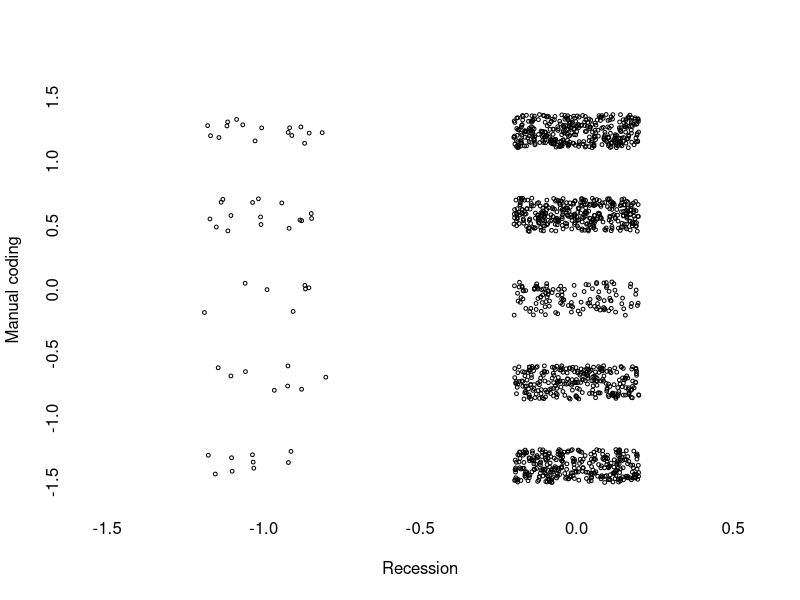
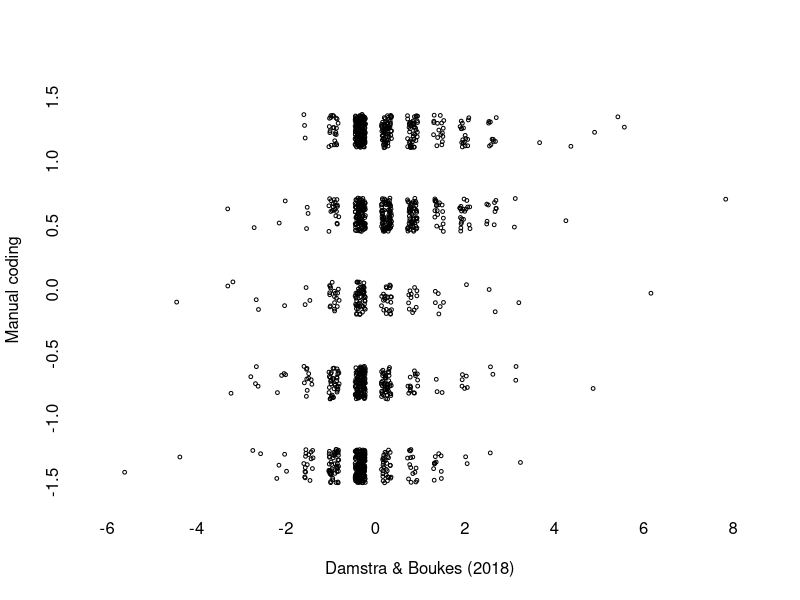
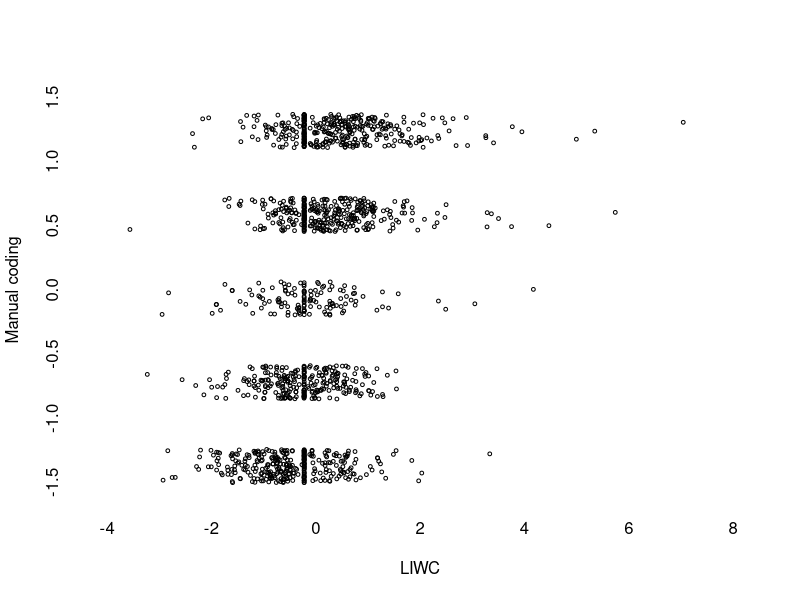
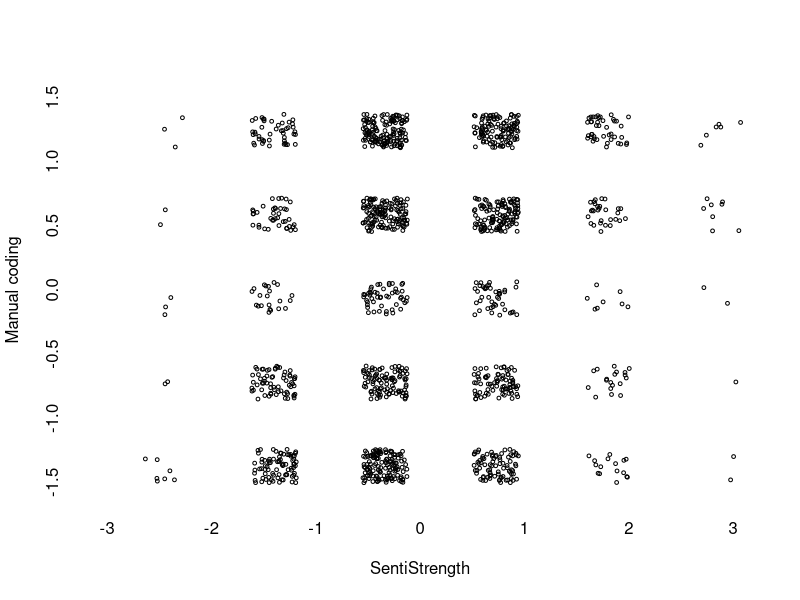
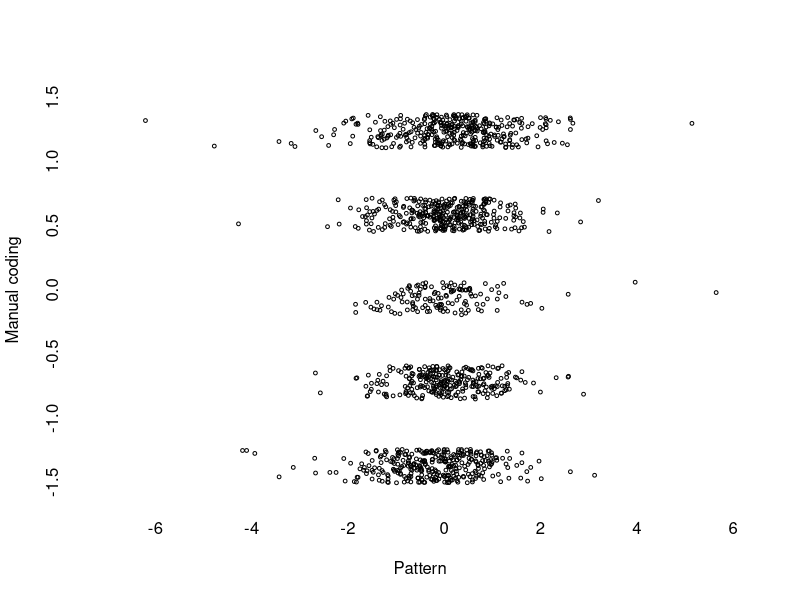
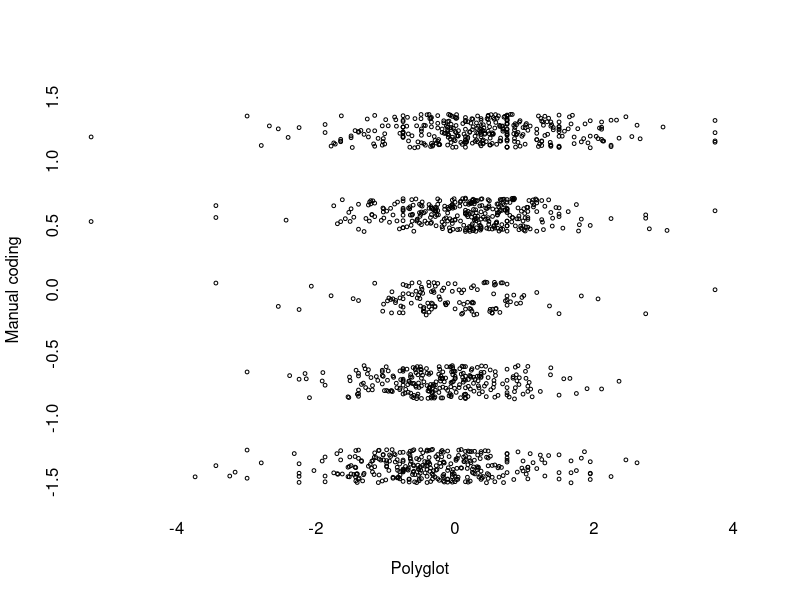
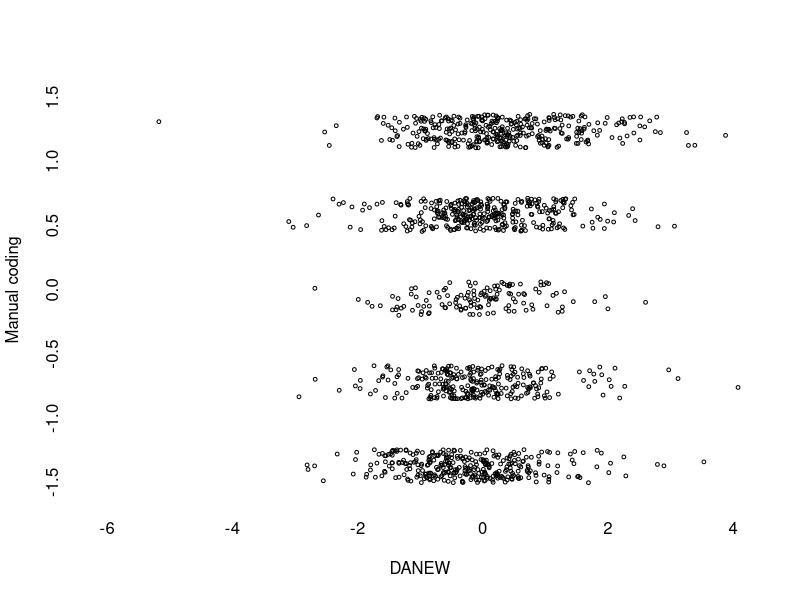
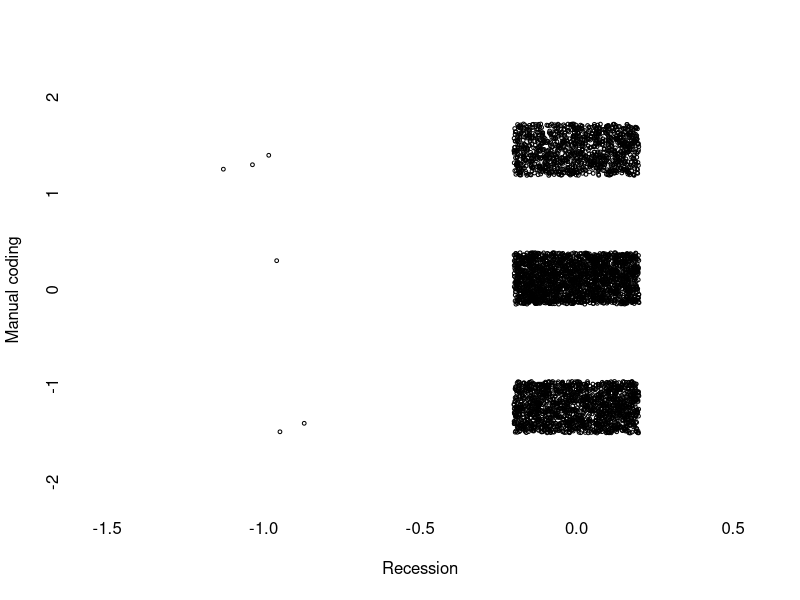

The R source for these figures, in order:
## ---- chunk 1
knitr::opts_chunk$set(echo = TRUE)
## ---- chunk 2
# install.packages("fOptions")
# install.packages("devtools")
# library(devtools) 
# devtools::install_github("hadley/productplots")
setwd(".") 

dataset_title <- read.csv(file = 'kalpha_results_r1/title_for_intercoder.csv', header = TRUE, stringsAsFactors = TRUE)
dataset_text <- read.csv(file = 'kalpha_results_r1/text_for_intercoder.csv', header = TRUE, stringsAsFactors = TRUE)

scatter_title <- read.csv(file= 'scatterplots_r2/title_z-score_for_scatterplots.csv', header = TRUE, stringsAsFactors = TRUE)

scatter_text <- read.csv(file= 'scatterplots_r2/text_z-score_for_scatterplots.csv', header = TRUE, stringsAsFactors = TRUE)

## ---- chunk 3
results_df <- data.frame()
## ---- chunk 4
ratings <- scatter_text[,c("text_gold","text_recessie")]

ppi <- 300
png('scatterplots_r2/text_recessie.png', width=9*ppi, height=6*ppi, res=ppi)
plot(jitter(text_gold)~jitter(text_recessie),data=ratings,bty="n",
    ylim=c(-1.5,1.5),xlim=c(-1.5,0.5),cex=0.5,pty="s",xaxt="n",yaxt="n", xlab="Recession", ylab="Manual coding") 
axis(1,tick=TRUE,col=0)
axis(2,tick=TRUE,col=0)
dev.off()


## ---- chunk 5
ratings <- scatter_text[,c("text_gold","text_boukes")]

ppi <- 300
png('scatterplots_r2/text_boukes.png', width=9*ppi, height=6*ppi, res=ppi)
plot(jitter(text_gold)~jitter(text_boukes),data=ratings,bty="n",
    ylim=c(-1.5,1.5),xlim=c(-6,8),cex=0.5,pty="s",xaxt="n",yaxt="n", xlab="Damstra & Boukes (2018)", ylab="Manual coding") 
axis(1,tick=TRUE,col=0)
axis(2,tick=TRUE,col=0)
dev.off()

## ---- chunk 6
ratings <- scatter_text[,c("text_gold","text_LIWC")]

ppi <- 300
png('scatterplots_r2/text_liwc.png', width=9*ppi, height=6*ppi, res=ppi)
plot(jitter(text_gold)~jitter(text_LIWC),data=ratings,bty="n",
    ylim=c(-1.5,1.5),xlim=c(-4,8),cex=0.5,pty="s",xaxt="n",yaxt="n", xlab="LIWC", ylab="Manual coding") 
axis(1,tick=TRUE,col=0)
axis(2,tick=TRUE,col=0)
dev.off()
## ---- chunk 7
ratings <- scatter_text[,c("text_gold","text_sentistrength")]
ppi <- 300
png('scatterplots_r2/text_senti.png', width=9*ppi, height=6*ppi, res=ppi)
plot(jitter(text_gold)~jitter(text_sentistrength),data=ratings,bty="n",
    ylim=c(-1.5,1.5),xlim=c(-3,3),cex=0.5,pty="s",xaxt="n",yaxt="n", xlab="SentiStrength", ylab="Manual coding") 
axis(1,tick=TRUE,col=0)
axis(2,tick=TRUE,col=0)
dev.off()
## ---- chunk 8
ratings <- scatter_text[,c("text_gold","text_pattern")]
ppi <- 300
png('scatterplots_r2/text_pattern.png', width=9*ppi, height=6*ppi, res=ppi)
plot(jitter(text_gold)~jitter(text_pattern),data=ratings,bty="n",
    ylim=c(-1.5,1.5),xlim=c(-7,6),cex=0.5,pty="s",xaxt="n",yaxt="n", xlab="Pattern", ylab="Manual coding") 
axis(1,tick=TRUE,col=0)
axis(2,tick=TRUE,col=0)
dev.off()
## ---- chunk 9
ratings <- scatter_text[,c("text_gold","text_polyglot")]
ppi <- 300
png('scatterplots_r2/text_polyglot.png', width=9*ppi, height=6*ppi, res=ppi)
plot(jitter(text_gold)~jitter(text_polyglot),data=ratings,bty="n",
    ylim=c(-1.5,1.5),xlim=c(-5,4),cex=0.5,pty="s",xaxt="n",yaxt="n", xlab="Polyglot", ylab="Manual coding") 
axis(1,tick=TRUE,col=0)
axis(2,tick=TRUE,col=0)
dev.off()
## ---- chunk 10
ratings <- scatter_text[,c("text_gold","text_DANEW")]
ppi <- 300
png('scatterplots_r2/text_DANEW.png', width=9*ppi, height=6*ppi, res=ppi)
plot(jitter(text_gold)~jitter(text_DANEW),data=ratings,bty="n",
    ylim=c(-1.5,1.5),xlim=c(-6,4),cex=0.5,pty="s",xaxt="n",yaxt="n", xlab="DANEW", ylab="Manual coding") 
axis(1,tick=TRUE,col=0)
axis(2,tick=TRUE,col=0)
dev.off()
## ---- chunk 11
ratings <- scatter_title[,c("title_gold","title_recessie")]

ppi <- 300
png('scatterplots_r2/title_recessie.png', width=9*ppi, height=6*ppi, res=ppi)
plot(jitter(title_gold)~jitter(title_recessie),data=ratings,bty="n",
    ylim=c(-2,2),xlim=c(-1.5,0.5),cex=0.5,pty="s",xaxt="n",yaxt="n", xlab="Recession", ylab="Manual coding") 
axis(1,tick=TRUE,col=0)
axis(2,tick=TRUE,col=0)
dev.off()


## ---- chunk 12
ratings <- scatter_title[,c("title_gold","title_boukes")]

ppi <- 300
png('scatterplots_r2/title_boukes.png', width=9*ppi, height=6*ppi, res=ppi)
plot(jitter(title_gold)~jitter(title_boukes),data=ratings,bty="n",
    ylim=c(-2,2),xlim=c(-9,9),cex=0.5,pty="s",xaxt="n",yaxt="n", xlab="Damstra & Boukes (2018)", ylab="Manual coding") 
axis(1,tick=TRUE,col=0)
axis(2,tick=TRUE,col=0)
dev.off()

## ---- chunk 13
ratings <- scatter_title[,c("title_gold","title_LIWC")]

ppi <- 300
png('scatterplots_r2/title_liwc.png', width=9*ppi, height=6*ppi, res=ppi)
plot(jitter(title_gold)~jitter(title_LIWC),data=ratings,bty="n",
    ylim=c(-2,2),xlim=c(-12,12),cex=0.5,pty="s",xaxt="n",yaxt="n", xlab="LIWC", ylab="Manual coding") 
axis(1,tick=TRUE,col=0)
axis(2,tick=TRUE,col=0)
dev.off()
## ---- chunk 14
ratings <- scatter_title[,c("title_gold","title_sentistrength")]
ppi <- 300
png('scatterplots_r2/title_senti.png', width=9*ppi, height=6*ppi, res=ppi)
plot(jitter(title_gold)~jitter(title_sentistrength),data=ratings,bty="n",
    ylim=c(-2,2),xlim=c(-4,5),cex=0.5,pty="s",xaxt="n",yaxt="n", xlab="SentiStrength", ylab="Manual coding") 
axis(1,tick=TRUE,col=0)
axis(2,tick=TRUE,col=0)
dev.off()
## ---- chunk 15
ratings <- scatter_title[,c("title_gold","title_pattern")]
ppi <- 300
png('scatterplots_r2/title_pattern.png', width=9*ppi, height=6*ppi, res=ppi)
plot(jitter(title_gold)~jitter(title_pattern),data=ratings,bty="n",
    ylim=c(-2,2),xlim=c(-5,5),cex=0.5,pty="s",xaxt="n",yaxt="n", xlab="Pattern", ylab="Manual coding") 
axis(1,tick=TRUE,col=0)
axis(2,tick=TRUE,col=0)
dev.off()
## ---- chunk 16
ratings <- scatter_title[,c("title_gold","title_polyglot")]
ppi <- 300
png('scatterplots_r2/title_polyglot.png', width=9*ppi, height=6*ppi, res=ppi)
plot(jitter(title_gold)~jitter(title_polyglot),data=ratings,bty="n",
    ylim=c(-2,2),xlim=c(-2,1.5),cex=0.5,pty="s",xaxt="n",yaxt="n", xlab="Polyglot", ylab="Manual coding") 
axis(1,tick=TRUE,col=0)
axis(2,tick=TRUE,col=0)
dev.off()
## ---- chunk 17
ratings <- scatter_title[,c("title_gold","title_DANEW")]
ppi <- 300
png('scatterplots_r2/title_DANEW.png', width=9*ppi, height=6*ppi, res=ppi)
plot(jitter(title_gold)~jitter(title_DANEW),data=ratings,bty="n",
    ylim=c(-2,2),xlim=c(-8,12),cex=0.5,pty="s",xaxt="n",yaxt="n", xlab="DANEW", ylab="Manual coding") 
axis(1,tick=TRUE,col=0)
axis(2,tick=TRUE,col=0)
dev.off()
